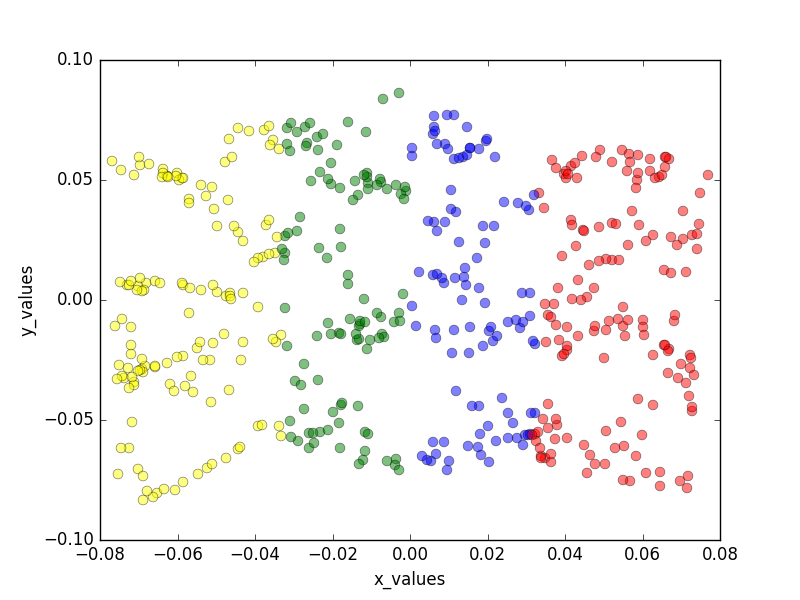

Generate this figure with Python:
# -*- coding: utf-8 -*-
"""
Created on Sun Apr  17 12:16:19 2016

@author: kevinzen

"""
import scipy
import random
import numpy as np
from scipy.spatial import distance
import matplotlib.pyplot as plt
import math
from matplotlib import pyplot as plt
from mpl_toolkits.mplot3d import Axes3D
from mpl_toolkits.mplot3d import proj3d
from pca import read,eigen_decomp
from sklearn.neighbors import KNeighborsClassifier
COLOR_DIC = {1:'green',2:'yellow',3:'blue',4:'red'}


def get_neighbors(data,center,k):
    '''Given a point, return the k nearest neighbors
       Return as an array, from closest to farthest
    '''
    rv = []
    for i in range(data.shape[1]):
        xi = data[:,i].reshape(3,1)
        # xi is now in 3x1 form
        dist = distance.euclidean(center,xi)
        # append the index of the point
        rv.append((dist,i))
    rv.sort(key=(lambda x: x[0]))
    return rv[:k]

def insert_neighbor(matrix,row,neighbors):
    for cost,index in neighbors:
        if row ==index: matrix[row][index] = 0.0
        matrix[row][index] = cost
    return matrix

def knn(data,k):
    '''k nearest neighbors
       Create a 500x500 adjacency matrix, filled with cost (distance)
       The index corresponds to the first point in data
       i.e. the 3x1 reshaped point in data.
       The k nearest negihbors of x = find the row with x, all
       values on that row are the nearest neighbors.
    '''
    print "--- Calculatin k Nearest Neighbors ---\n"
    inf = float("inf")
    length = data.shape[1]
    matrix = np.empty((length, length))
    matrix.fill(inf)

    # equivalent of going down each row of the matrix.
    for i in range(length):
        xi = data[:,i].reshape(3,1)
        neighbors = get_neighbors(data,xi,k)
        matrix = insert_neighbor(matrix,i,neighbors)
        

    return matrix

def shortest_path(data,matrix):
    '''Use Floyd Warshall Algorithm for shortest path
       Between 2 nodes.
       1. Create a v by v matrix.
       2. Set all diagonal entries = 0
       3. Set all other entries to euclidean distance
       4. For everything in your adjacency matrix, replace 

    '''
    n = data.shape[1]
    print " --- Starting Floyd Washall ---\n"
    for k in range(n):
        print k
        for i in range(n):
            for j in range(n):
                if matrix[i][j] > (matrix[i][k] + matrix[k][j]):
                    matrix[i][j] = matrix[i][k] + matrix[k][j]

    return np.add(matrix,matrix.T)

# MDS
def gram_matrix(matrix,n):
    '''1. G = -1/2(PDP)
       G = centered gram matrix, 500x500 semi-definite matrix
       i.e. positive, with some 0s inside.? not necessarily p.s.d
       P = 500x500 centering matrix, P = I- 1/n(<1,1,1..n>T<1,1,1..n>) 
       D = squared distance matrix

    '''
    print "--- Calculating Gram Matrix ---\n"
    matrix = np.square(matrix)
    identity = np.identity(n)
    one = np.zeros((1,n))
    one.fill(1)
    centering = identity - (1/float(n))*np.dot(one.T,one)
    gram = -0.5*centering.dot(matrix).dot(centering)
    return gram

def mds(matrix,n,outfile):
    '''Code for multi-dimensional scaling
       Take the eigendecomp of the gram matrix.
       Take the p largest eigenvectors where
       rank(G)< p, 
       ? p should be bounded by the number of attributes?
       ? so p < 3?
    '''
    print "--- Starting Multi-Dimensional Scaling ---\n"
    gram = gram_matrix(matrix,n)
    print "--- Starting Eigen Decomp --- \n"
    matrix_w = eigen_decomp(gram,dim= n)

    return matrix_w
    
def plot_data(eigenvectors,outfile,style_data,data):
    ''' Map each point using matrix_w, hard code 2x3 dot 3x1 = 2x1
        Now in 2d space.
    '''    
    for i in range(len(style_data)):
        col = COLOR_DIC[style_data[i]]
        plt.plot(eigenvectors[0,i], eigenvectors[1,i], 'o', markersize=7, color=col, alpha=0.5)
        # plt.xlim([-4,4])
        # plt.ylim([-4,4])
        plt.xlabel('x_values')
        plt.ylabel('y_values')
        # plt.title('Transformed samples with class labels')
     
    plt.savefig(outfile)
    plt.show()
    

def isomap(k,data,style_data,outfile):
    '''Send 500x500 geodesic matrix into mds
       Just take your first two smallest eigenvalues and plot those.
    '''
    n = data.shape[1]
    dist_matrix = knn(data,k)
    shortest_matrix = shortest_path(data,dist_matrix)
    matrix_w = mds(shortest_matrix,n,outfile)

    plot_data(matrix_w.T,outfile,style_data,data)


def main():
    k = 10
    datafile = "3Ddata.txt"
    outfile = "isomap.png"
    temp = read(datafile)
    data = temp[0]
    style_data = temp[1]
    
    isomap(k,data,style_data,outfile)


if __name__ == "__main__":
    main()
